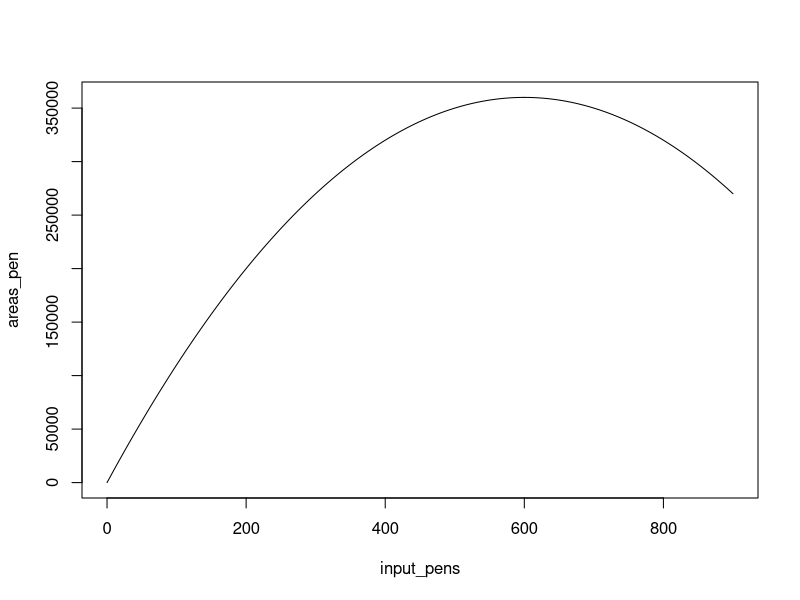
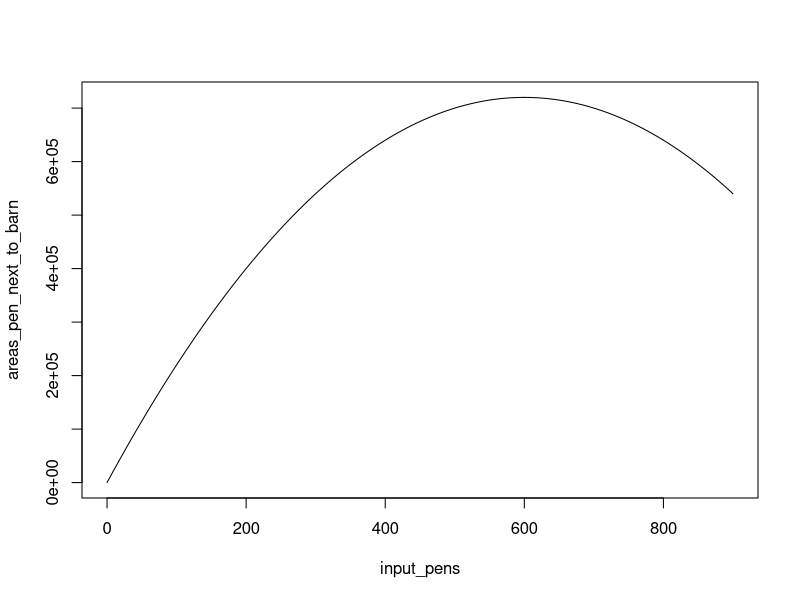
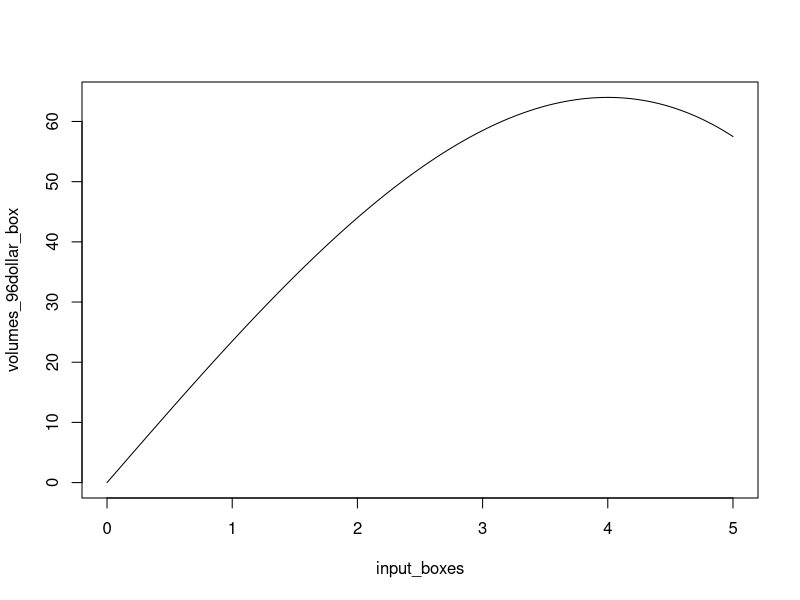
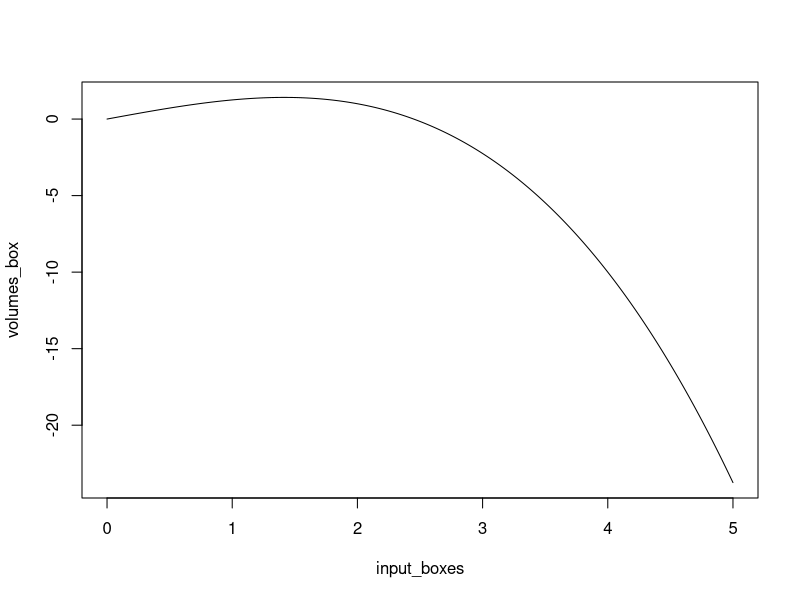
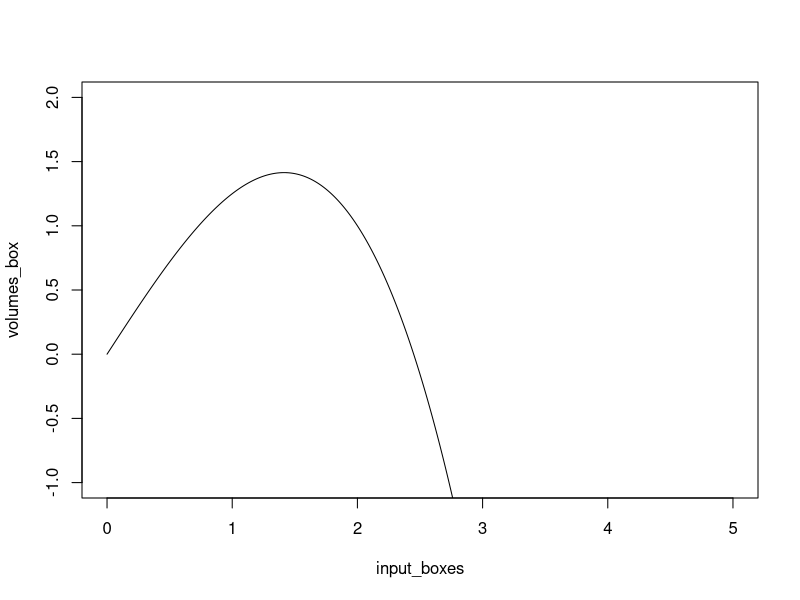
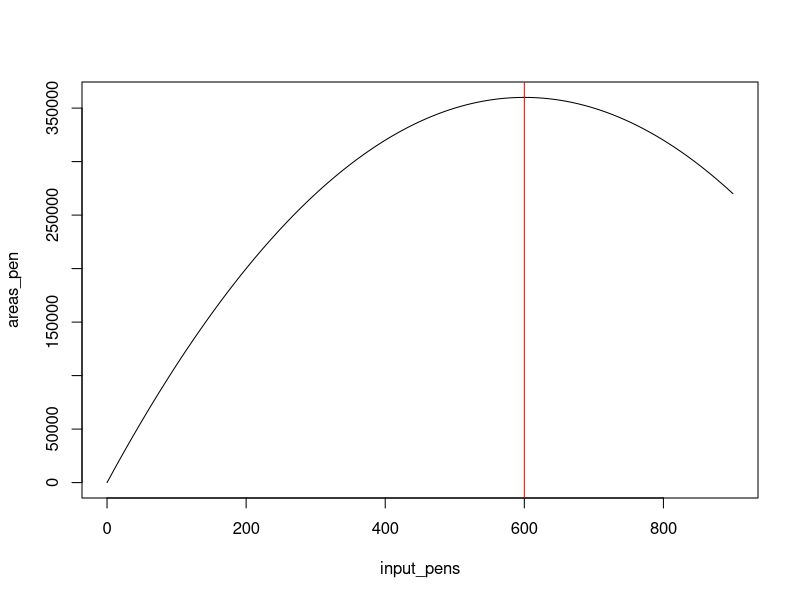
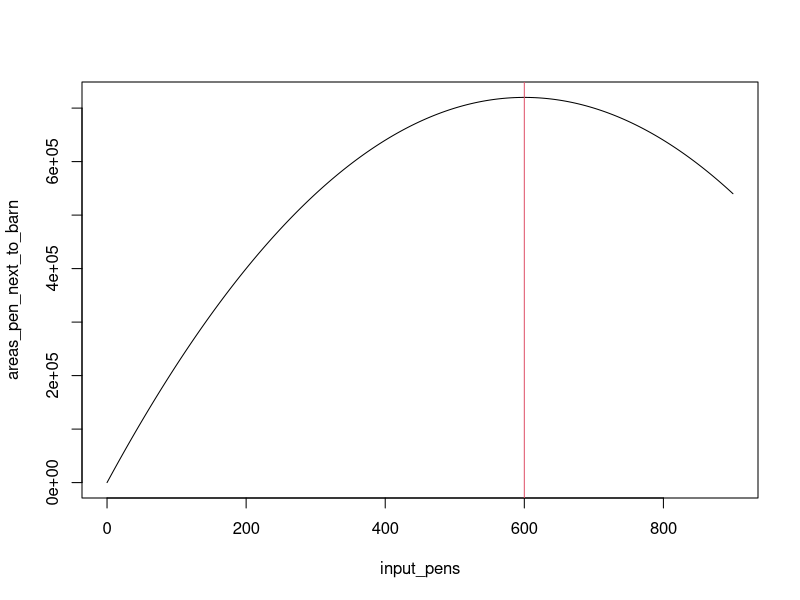
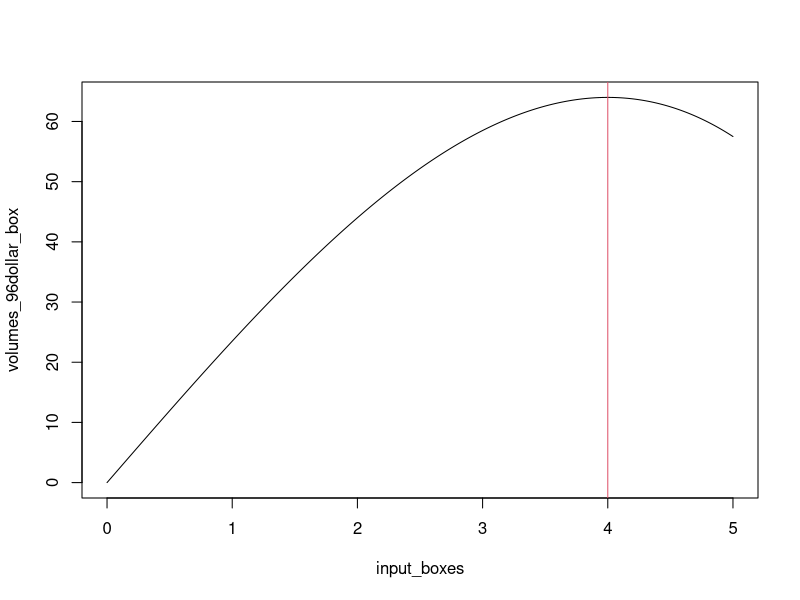

The R script that drew these images, in order:
#Define Functions
area_pen <- function(x){1200*x - x^2}
area_pen_next_to_barn <- function(y){2400*y -2*y^2}
volume_box_cost96 <- function(s){24*s-1/2*s^3}
volume_box_material6 <- function(x){3/2*x - 1/4*x^3}

#Select Input Values
input_pens <- seq(0,900,0.1)
input_boxes <- seq(0,5,0.001)

#Calculate Output Values
areas_pen <- area_pen(input_pens)
areas_pen_next_to_barn <- area_pen_next_to_barn(input_pens)
volumes_96dollar_box <- volume_box_cost96(input_boxes)
volumes_box <- volume_box_material6(input_boxes)

#Plot Function and Visually Identify Maxima
plot(input_pens,areas_pen,type='l')
plot(input_pens,areas_pen_next_to_barn,type='l')
plot(input_boxes,volumes_96dollar_box,type='l')
plot(input_boxes,volumes_box,type="l")

plot(input_boxes,volumes_box,type="l",ylim=c(-1,2))

#Plot Function with Maximizers Identified
plot(input_pens,areas_pen,type='l')
abline(v=600,col="red")
plot(input_pens,areas_pen_next_to_barn,type='l')
abline(v=600,col=2)
plot(input_boxes,volumes_96dollar_box,type='l')
abline(v=4,col=2)
plot(input_boxes,volumes_box,type="l",ylim=c(-1,2))
abline(v=sqrt(2),col=2)

#Calculate the Maximum Values
area_pen(600)
area_pen_next_to_barn(600)
volume_box_cost96(4)
volume_box_material6(sqrt(2))